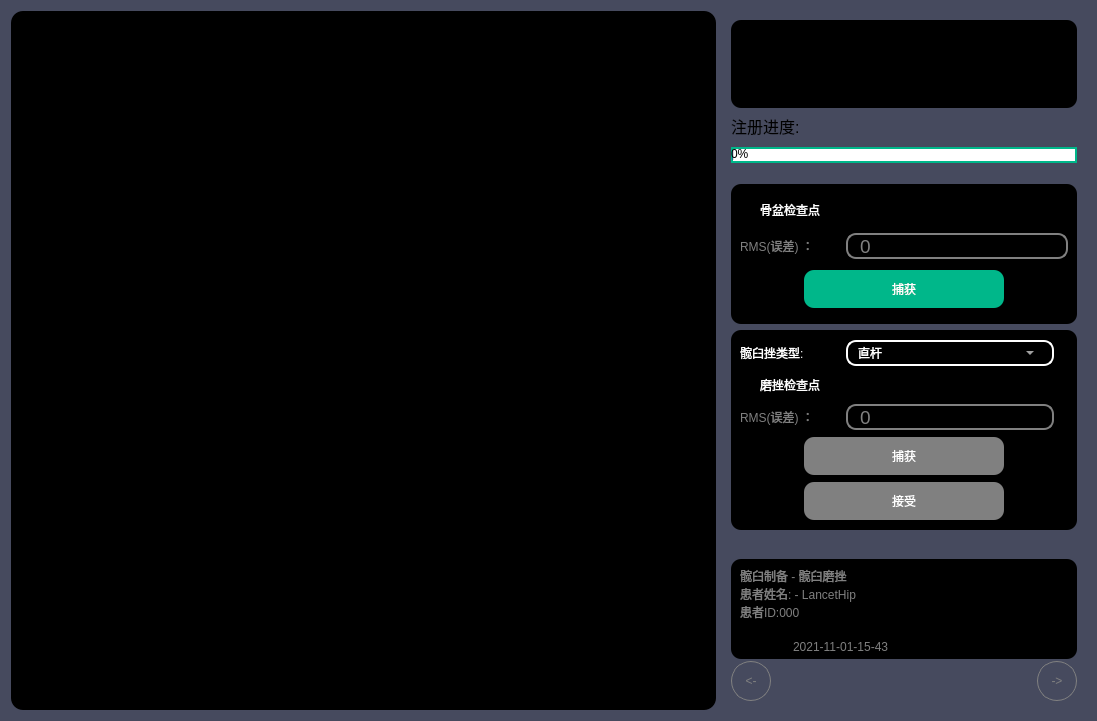
<?xml version="1.0" encoding="UTF-8"?>
<ui version="4.0">
 <class>QLancetExampleEditorFrom</class>
 <widget class="QWidget" name="QLancetExampleEditorFrom">
  <property name="geometry">
   <rect>
    <x>0</x>
    <y>0</y>
    <width>1097</width>
    <height>721</height>
   </rect>
  </property>
  <property name="minimumSize">
   <size>
    <width>0</width>
    <height>0</height>
   </size>
  </property>
  <property name="maximumSize">
   <size>
    <width>16777215</width>
    <height>16777215</height>
   </size>
  </property>
  <property name="windowTitle">
   <string>EditorWidget</string>
  </property>
  <property name="styleSheet">
   <string notr="true">background-color: rgb(70, 74, 94);</string>
  </property>
  <layout class="QGridLayout" name="gridLayout">
   <item row="0" column="0">
    <widget class="QWidget" name="widgetRenderRadio" native="true">
     <property name="styleSheet">
      <string notr="true">QWidget#widgetRenderRadio {

background-color: rgb(0,0,0);
border-radius: 12px;
}</string>
     </property>
     <layout class="QGridLayout" name="gridLayout_8">
      <item row="0" column="0">
       <widget class="QWidget" name="widgetRenderBackground" native="true">
        <property name="styleSheet">
         <string notr="true">QWidget#widgetRenderBackground {
background-color: rgb(0, 0, 0);
border-radius: 12px;
}</string>
        </property>
        <layout class="QGridLayout" name="gridLayout_9"/>
       </widget>
      </item>
     </layout>
    </widget>
   </item>
   <item row="0" column="1">
    <widget class="QWidget" name="widgetFunBar" native="true">
     <property name="minimumSize">
      <size>
       <width>40</width>
       <height>40</height>
      </size>
     </property>
     <property name="maximumSize">
      <size>
       <width>364</width>
       <height>16777215</height>
      </size>
     </property>
     <layout class="QVBoxLayout" name="verticalLayout">
      <item>
       <widget class="QWidget" name="widgetToolState" native="true">
        <property name="sizePolicy">
         <sizepolicy hsizetype="Expanding" vsizetype="Fixed">
          <horstretch>0</horstretch>
          <verstretch>0</verstretch>
         </sizepolicy>
        </property>
        <property name="minimumSize">
         <size>
          <width>0</width>
          <height>88</height>
         </size>
        </property>
        <property name="maximumSize">
         <size>
          <width>16777215</width>
          <height>88</height>
         </size>
        </property>
        <property name="font">
         <font>
          <family>黑体</family>
          <pointsize>11</pointsize>
         </font>
        </property>
        <property name="styleSheet">
         <string notr="true">background-color: rgb(0, 0, 0);
border-radius: 10px;</string>
        </property>
        <layout class="QGridLayout" name="gridLayout_3">
         <property name="topMargin">
          <number>0</number>
         </property>
         <property name="spacing">
          <number>0</number>
         </property>
        </layout>
       </widget>
      </item>
      <item>
       <widget class="QLabel" name="label">
        <property name="font">
         <font>
          <family>Arial</family>
          <pointsize>12</pointsize>
         </font>
        </property>
        <property name="text">
         <string>注册进度:</string>
        </property>
       </widget>
      </item>
      <item>
       <widget class="QProgressBar" name="progressBar">
        <property name="minimumSize">
         <size>
          <width>0</width>
          <height>16</height>
         </size>
        </property>
        <property name="maximumSize">
         <size>
          <width>16777215</width>
          <height>10</height>
         </size>
        </property>
        <property name="toolTipDuration">
         <number>0</number>
        </property>
        <property name="statusTip">
         <string>-1</string>
        </property>
        <property name="styleSheet">
         <string notr="true">QProgressBar {
border: 2px solid rgb(0, 183, 138);
border-radius: 10px;
background-color: #FFFFFF;
}</string>
        </property>
        <property name="value">
         <number>0</number>
        </property>
        <property name="orientation">
         <enum>Qt::Horizontal</enum>
        </property>
       </widget>
      </item>
      <item>
       <spacer name="verticalSpacer">
        <property name="orientation">
         <enum>Qt::Vertical</enum>
        </property>
        <property name="sizeType">
         <enum>QSizePolicy::Expanding</enum>
        </property>
        <property name="sizeHint" stdset="0">
         <size>
          <width>20</width>
          <height>40</height>
         </size>
        </property>
       </spacer>
      </item>
      <item>
       <widget class="QWidget" name="widget_2" native="true">
        <property name="minimumSize">
         <size>
          <width>0</width>
          <height>140</height>
         </size>
        </property>
        <property name="maximumSize">
         <size>
          <width>16777215</width>
          <height>140</height>
         </size>
        </property>
        <property name="styleSheet">
         <string notr="true">background-color: rgb(0, 0, 0);
border-radius: 10px;</string>
        </property>
        <layout class="QVBoxLayout" name="verticalLayout_2">
         <item>
          <widget class="QCheckBox" name="checkBox">
           <property name="minimumSize">
            <size>
             <width>0</width>
             <height>24</height>
            </size>
           </property>
           <property name="maximumSize">
            <size>
             <width>16777215</width>
             <height>24</height>
            </size>
           </property>
           <property name="styleSheet">
            <string notr="true">color:rgb(255,255,255);</string>
           </property>
           <property name="text">
            <string>骨盆检查点</string>
           </property>
          </widget>
         </item>
         <item>
          <layout class="QHBoxLayout" name="horizontalLayout_4">
           <item>
            <widget class="QLabel" name="label_2">
             <property name="minimumSize">
              <size>
               <width>100</width>
               <height>0</height>
              </size>
             </property>
             <property name="maximumSize">
              <size>
               <width>100</width>
               <height>16777215</height>
              </size>
             </property>
             <property name="styleSheet">
              <string notr="true">color:gray;</string>
             </property>
             <property name="text">
              <string>RMS(误差) ：</string>
             </property>
            </widget>
           </item>
           <item>
            <widget class="QLineEdit" name="lineEdit">
             <property name="minimumSize">
              <size>
               <width>0</width>
               <height>26</height>
              </size>
             </property>
             <property name="maximumSize">
              <size>
               <width>16777215</width>
               <height>26</height>
              </size>
             </property>
             <property name="font">
              <font>
               <family>Arial</family>
               <pointsize>14</pointsize>
              </font>
             </property>
             <property name="styleSheet">
              <string notr="true">border:2px solid gray;
color:gray;
padding-left:10px;</string>
             </property>
             <property name="text">
              <string>0</string>
             </property>
            </widget>
           </item>
          </layout>
         </item>
         <item>
          <layout class="QHBoxLayout" name="horizontalLayout_3">
           <item>
            <spacer name="horizontalSpacer_5">
             <property name="orientation">
              <enum>Qt::Horizontal</enum>
             </property>
             <property name="sizeHint" stdset="0">
              <size>
               <width>48</width>
               <height>20</height>
              </size>
             </property>
            </spacer>
           </item>
           <item>
            <widget class="QPushButton" name="pushButton">
             <property name="minimumSize">
              <size>
               <width>200</width>
               <height>38</height>
              </size>
             </property>
             <property name="maximumSize">
              <size>
               <width>58</width>
               <height>38</height>
              </size>
             </property>
             <property name="styleSheet">
              <string notr="true">color:rgb(255,255,255);
background-color: rgb(0, 183, 138);</string>
             </property>
             <property name="text">
              <string>捕获</string>
             </property>
            </widget>
           </item>
           <item>
            <spacer name="horizontalSpacer_8">
             <property name="orientation">
              <enum>Qt::Horizontal</enum>
             </property>
             <property name="sizeHint" stdset="0">
              <size>
               <width>48</width>
               <height>20</height>
              </size>
             </property>
            </spacer>
           </item>
          </layout>
         </item>
        </layout>
       </widget>
      </item>
      <item>
       <widget class="QWidget" name="widget_3" native="true">
        <property name="minimumSize">
         <size>
          <width>0</width>
          <height>200</height>
         </size>
        </property>
        <property name="maximumSize">
         <size>
          <width>16777215</width>
          <height>200</height>
         </size>
        </property>
        <property name="styleSheet">
         <string notr="true">background-color: rgb(0, 0, 0);
border-radius: 10px;</string>
        </property>
        <layout class="QVBoxLayout" name="verticalLayout_3">
         <item>
          <layout class="QHBoxLayout" name="horizontalLayout_5">
           <item>
            <widget class="QLabel" name="label_3">
             <property name="minimumSize">
              <size>
               <width>100</width>
               <height>0</height>
              </size>
             </property>
             <property name="maximumSize">
              <size>
               <width>100</width>
               <height>16777215</height>
              </size>
             </property>
             <property name="styleSheet">
              <string notr="true">color:rgb(255,255,255);</string>
             </property>
             <property name="text">
              <string>髋臼挫类型:  </string>
             </property>
            </widget>
           </item>
           <item>
            <widget class="QComboBox" name="comboBox">
             <property name="minimumSize">
              <size>
               <width>0</width>
               <height>26</height>
              </size>
             </property>
             <property name="maximumSize">
              <size>
               <width>16777215</width>
               <height>26</height>
              </size>
             </property>
             <property name="styleSheet">
              <string notr="true">color:rgb(255,255,255);
border:1.5px solid white;
padding-left:10px;
margin-right:14px;</string>
             </property>
             <item>
              <property name="text">
               <string>直杆</string>
              </property>
             </item>
            </widget>
           </item>
          </layout>
         </item>
         <item>
          <widget class="QCheckBox" name="checkBox_2">
           <property name="minimumSize">
            <size>
             <width>0</width>
             <height>24</height>
            </size>
           </property>
           <property name="maximumSize">
            <size>
             <width>16777215</width>
             <height>24</height>
            </size>
           </property>
           <property name="styleSheet">
            <string notr="true">color:rgb(255,255,255);</string>
           </property>
           <property name="text">
            <string>磨挫检查点</string>
           </property>
          </widget>
         </item>
         <item>
          <layout class="QHBoxLayout" name="horizontalLayout_7">
           <item>
            <widget class="QLabel" name="label_5">
             <property name="minimumSize">
              <size>
               <width>100</width>
               <height>0</height>
              </size>
             </property>
             <property name="maximumSize">
              <size>
               <width>100</width>
               <height>16777215</height>
              </size>
             </property>
             <property name="styleSheet">
              <string notr="true">color:gray;</string>
             </property>
             <property name="text">
              <string>RMS(误差) ：</string>
             </property>
            </widget>
           </item>
           <item>
            <widget class="QLineEdit" name="lineEdit_2">
             <property name="minimumSize">
              <size>
               <width>0</width>
               <height>26</height>
              </size>
             </property>
             <property name="maximumSize">
              <size>
               <width>16777215</width>
               <height>26</height>
              </size>
             </property>
             <property name="font">
              <font>
               <family>Arial</family>
               <pointsize>14</pointsize>
              </font>
             </property>
             <property name="styleSheet">
              <string notr="true">border:2px solid gray;
color:gray;
padding-left:10px;
margin-right:14px;</string>
             </property>
             <property name="text">
              <string>0</string>
             </property>
            </widget>
           </item>
          </layout>
         </item>
         <item>
          <layout class="QHBoxLayout" name="horizontalLayout_8">
           <item>
            <spacer name="horizontalSpacer_9">
             <property name="orientation">
              <enum>Qt::Horizontal</enum>
             </property>
             <property name="sizeHint" stdset="0">
              <size>
               <width>48</width>
               <height>20</height>
              </size>
             </property>
            </spacer>
           </item>
           <item>
            <widget class="QPushButton" name="pushButton_2">
             <property name="minimumSize">
              <size>
               <width>200</width>
               <height>38</height>
              </size>
             </property>
             <property name="maximumSize">
              <size>
               <width>58</width>
               <height>38</height>
              </size>
             </property>
             <property name="styleSheet">
              <string notr="true">color:rgb(255,255,255);
background-color: gray;</string>
             </property>
             <property name="text">
              <string>捕获</string>
             </property>
            </widget>
           </item>
           <item>
            <spacer name="horizontalSpacer_10">
             <property name="orientation">
              <enum>Qt::Horizontal</enum>
             </property>
             <property name="sizeHint" stdset="0">
              <size>
               <width>48</width>
               <height>20</height>
              </size>
             </property>
            </spacer>
           </item>
          </layout>
         </item>
         <item>
          <layout class="QHBoxLayout" name="horizontalLayout_9">
           <item>
            <spacer name="horizontalSpacer_11">
             <property name="orientation">
              <enum>Qt::Horizontal</enum>
             </property>
             <property name="sizeHint" stdset="0">
              <size>
               <width>48</width>
               <height>20</height>
              </size>
             </property>
            </spacer>
           </item>
           <item>
            <widget class="QPushButton" name="pushButton_3">
             <property name="minimumSize">
              <size>
               <width>200</width>
               <height>38</height>
              </size>
             </property>
             <property name="maximumSize">
              <size>
               <width>58</width>
               <height>38</height>
              </size>
             </property>
             <property name="styleSheet">
              <string notr="true">color:rgb(255,255,255);
background-color: gray;</string>
             </property>
             <property name="text">
              <string>接受</string>
             </property>
            </widget>
           </item>
           <item>
            <spacer name="horizontalSpacer_12">
             <property name="orientation">
              <enum>Qt::Horizontal</enum>
             </property>
             <property name="sizeHint" stdset="0">
              <size>
               <width>48</width>
               <height>20</height>
              </size>
             </property>
            </spacer>
           </item>
          </layout>
         </item>
        </layout>
       </widget>
      </item>
      <item>
       <spacer name="verticalSpacer_3">
        <property name="orientation">
         <enum>Qt::Vertical</enum>
        </property>
        <property name="sizeHint" stdset="0">
         <size>
          <width>20</width>
          <height>40</height>
         </size>
        </property>
       </spacer>
      </item>
      <item>
       <widget class="QWidget" name="widgetInfo" native="true">
        <property name="minimumSize">
         <size>
          <width>0</width>
          <height>100</height>
         </size>
        </property>
        <property name="maximumSize">
         <size>
          <width>16777215</width>
          <height>92</height>
         </size>
        </property>
        <property name="styleSheet">
         <string notr="true">background-color: rgb(0, 0, 0);
border-radius: 10px;</string>
        </property>
        <layout class="QVBoxLayout" name="verticalLayout_4">
         <item>
          <widget class="QLabel" name="label_4">
           <property name="minimumSize">
            <size>
             <width>0</width>
             <height>16</height>
            </size>
           </property>
           <property name="maximumSize">
            <size>
             <width>16777215</width>
             <height>16</height>
            </size>
           </property>
           <property name="styleSheet">
            <string notr="true">color:gray;</string>
           </property>
           <property name="text">
            <string>髋臼制备 - 髋臼磨挫</string>
           </property>
          </widget>
         </item>
         <item>
          <widget class="QLabel" name="label_6">
           <property name="minimumSize">
            <size>
             <width>0</width>
             <height>16</height>
            </size>
           </property>
           <property name="maximumSize">
            <size>
             <width>16777215</width>
             <height>16</height>
            </size>
           </property>
           <property name="styleSheet">
            <string notr="true">color:gray;</string>
           </property>
           <property name="text">
            <string>患者姓名: - LancetHip</string>
           </property>
          </widget>
         </item>
         <item>
          <widget class="QLabel" name="label_7">
           <property name="minimumSize">
            <size>
             <width>0</width>
             <height>16</height>
            </size>
           </property>
           <property name="maximumSize">
            <size>
             <width>16777215</width>
             <height>16</height>
            </size>
           </property>
           <property name="styleSheet">
            <string notr="true">color:gray;</string>
           </property>
           <property name="text">
            <string>患者ID:000</string>
           </property>
          </widget>
         </item>
         <item>
          <widget class="QLabel" name="labelLog">
           <property name="font">
            <font>
             <family>黑体</family>
             <pointsize>12</pointsize>
             <weight>50</weight>
             <italic>false</italic>
             <bold>false</bold>
            </font>
           </property>
           <property name="styleSheet">
            <string notr="true">color: rgb(255, 85, 0);
font: 12pt &quot;黑体&quot;;</string>
           </property>
           <property name="text">
            <string/>
           </property>
          </widget>
         </item>
         <item>
          <widget class="QLabel" name="label_8">
           <property name="minimumSize">
            <size>
             <width>0</width>
             <height>16</height>
            </size>
           </property>
           <property name="maximumSize">
            <size>
             <width>16777215</width>
             <height>16</height>
            </size>
           </property>
           <property name="styleSheet">
            <string notr="true">color:gray;
padding-left:50px;</string>
           </property>
           <property name="text">
            <string>2021-11-01-15-43</string>
           </property>
          </widget>
         </item>
        </layout>
       </widget>
      </item>
      <item>
       <spacer name="verticalSpacer_4">
        <property name="orientation">
         <enum>Qt::Vertical</enum>
        </property>
        <property name="sizeHint" stdset="0">
         <size>
          <width>20</width>
          <height>0</height>
         </size>
        </property>
       </spacer>
      </item>
      <item>
       <layout class="QHBoxLayout" name="horizontalLayout_6">
        <item>
         <widget class="QPushButton" name="pushButton_4">
          <property name="minimumSize">
           <size>
            <width>40</width>
            <height>40</height>
           </size>
          </property>
          <property name="maximumSize">
           <size>
            <width>40</width>
            <height>40</height>
           </size>
          </property>
          <property name="styleSheet">
           <string notr="true">border:1px solid gray;
color:gray;
border-radius:20px;</string>
          </property>
          <property name="text">
           <string>&lt;-</string>
          </property>
         </widget>
        </item>
        <item>
         <spacer name="horizontalSpacer_3">
          <property name="orientation">
           <enum>Qt::Horizontal</enum>
          </property>
          <property name="sizeHint" stdset="0">
           <size>
            <width>40</width>
            <height>20</height>
           </size>
          </property>
         </spacer>
        </item>
        <item>
         <widget class="QPushButton" name="pushButton_5">
          <property name="minimumSize">
           <size>
            <width>40</width>
            <height>40</height>
           </size>
          </property>
          <property name="maximumSize">
           <size>
            <width>40</width>
            <height>40</height>
           </size>
          </property>
          <property name="styleSheet">
           <string notr="true">#pushButton_5{
	
	border:1px solid gray;
color:gray;
border-radius:20px;
}

#pushButton_5::hover {

	border:1px solid white;
color:rgb(255,255,255);
border-radius:20px;
}</string>
          </property>
          <property name="text">
           <string>-&gt;</string>
          </property>
         </widget>
        </item>
       </layout>
      </item>
     </layout>
    </widget>
   </item>
  </layout>
 </widget>
 <resources/>
 <connections/>
</ui>
